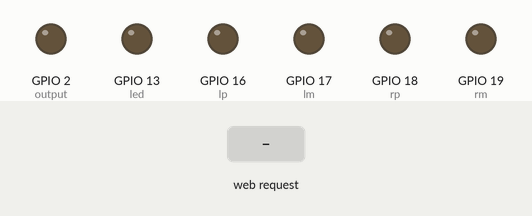
Recording of a sketch running on a simulated ESP32. Shown: output pins drawn as LEDs (lit = HIGH). The test bench sets the inputs (shaded band). WiFi joins after 1.5 s; servers stay silent unless stated; what the sketch prints to the serial monitor is not drawn.

Above: at 2.7 s.
2.8 s: HTTP request GET /stepright received
At 4.7 s:
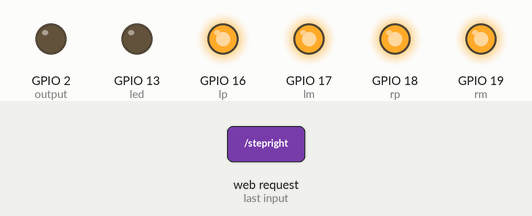
5.3 s: HTTP request GET /moveright received
At 5.9 s:
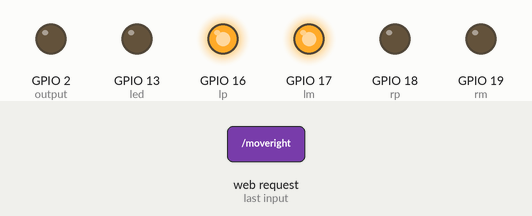
6.8 s: HTTP request GET /moveleft received
At 7.1 s:
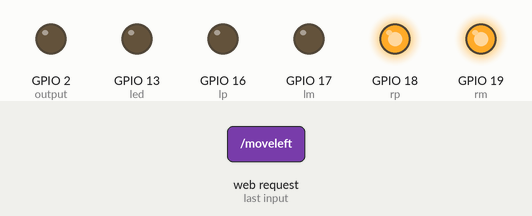
8.3 s: HTTP request GET /stepleft received
At 10.1 s:
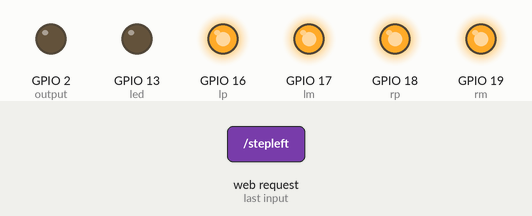
10.8 s: HTTP request GET /moveforward received
At 11.3 s:
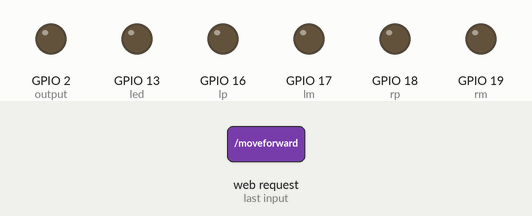
Timing chart, 0 to 13.3 s (numbered marks = the images above; inputs shaded):
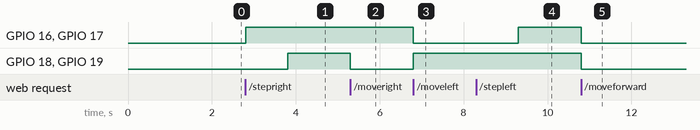

Measured:
- after the input at 2.8 s, GPIO 16 (lp), GPIO 17 (lm): LOW → HIGH at once; GPIO 18 (rp), GPIO 19 (rm): LOW → HIGH after 1.0 s
- after the input at 5.3 s, GPIO 18 (rp), GPIO 19 (rm): HIGH → LOW at once
- after the input at 6.8 s, GPIO 16 (lp), GPIO 17 (lm): HIGH → LOW at once; GPIO 18 (rp), GPIO 19 (rm): LOW → HIGH at once
- after the input at 8.3 s, GPIO 16 (lp), GPIO 17 (lm): LOW → HIGH after 1.0 s
- after the input at 10.8 s, GPIO 16 (lp), GPIO 17 (lm), GPIO 18 (rp), GPIO 19 (rm): HIGH → LOW at once

The sketch:

Async_Demo_slider_cleaner.ino
```cpp
 /*
  AsyncElegantOTA Demo Example - This example will work for both ESP8266 & ESP32 microcontrollers.
  -----
  Author: Ayush Sharma ( https://github.com/ayushsharma82 )

  Important Notice: Star the repository on Github if you like the library! :)
  Repository Link: https://github.com/ayushsharma82/AsyncElegantOTA
*/

#if defined(ESP8266)
  #include <ESP8266WiFi.h>
  #include <ESPAsyncTCP.h>
#elif defined(ESP32)
  #include <WiFi.h>
  #include <AsyncTCP.h>
#endif

#include <ESPAsyncWebServer.h>
#include <AsyncElegantOTA.h>

const char* ssid = "********";
const char* password = "********";
const char* ssid2 = "********";
const char* password2 = "********";

const int output = 2;

String sliderValue = "0";

// setting PWM properties
const int freq = 5000;
const int ledChannel = 0;
const int resolution = 8;

const char* PARAM_INPUT = "value";

AsyncWebServer server(80);

const char index_html[] PROGMEM = R"rawliteral(
<!DOCTYPE HTML><html>
<head>
  <meta name="viewport" content="width=device-width, initial-scale=1">
  <title>ESP Web Server</title>
  <style>
    html {font-family: Arial; display: inline-block; text-align: center;}
    h2 {font-size: 2.3rem;}
    p {font-size: 1.9rem;}
    body {max-width: 400px; margin:0px auto; padding-bottom: 25px;}
    .slider { -webkit-appearance: none; margin: 14px; width: 360px; height: 25px; background: #FFD65C;
      outline: none; -webkit-transition: .2s; transition: opacity .2s;}
    .slider::-webkit-slider-thumb {-webkit-appearance: none; appearance: none; width: 35px; height: 35px; background: #003249; cursor: pointer;}
    .slider::-moz-range-thumb { width: 35px; height: 35px; background: #003249; cursor: pointer; }
  </style>
</head>
<body>
  <h2>ESP Web Server</h2>
  <p><span id="textSliderValue">%SLIDERVALUE%</span></p>
  <p><input type="range" onchange="updateSliderPWM(this)" id="pwmSlider" min="0" max="255" value="%SLIDERVALUE%" step="1" class="slider"></p>
<script>
function updateSliderPWM(element) {
  var sliderValue = document.getElementById("pwmSlider").value;
  document.getElementById("textSliderValue").innerHTML = sliderValue;
  console.log(sliderValue);
  var xhr = new XMLHttpRequest();
  xhr.open("GET", "/slider?value="+sliderValue, true);
  xhr.send();
}
</script>
</body>
</html>
)rawliteral";

// Replaces placeholder with button section in your web page
String processor(const String& var){
  //Serial.println(var);
  if (var == "SLIDERVALUE"){
    return sliderValue;
  }
  return String();
}

  char temp[600];

const int led = 13;
const int lp = 16;
const int lm = 17;
const int rp = 18;
const int rm = 19;

const int output1 = lp;
const int output2 = rp;

String sliderValue1 = "0";
String sliderValue2 = "0";

// setting PWM properties
//const int freq = 5000;
const int ledChannel1 = 1;
const int ledChannel2 = 2;
//const int resolution = 8;

void setup(void) {
  snprintf(temp, 600,

           "<html>\
  <head>\
    <meta http-equiv='refresh' content='5'/>\
    <title>ESP32 Cleaner</title>\
    <style>\
      body { background-color: #cccccc; font-family: Arial, Helvetica, Sans-Serif; Color: #000088; }\
    </style>\
  </head>\
  <body>\
    <a href=\"/stepleft\"><h1>Step Left</h1></a>\
    <a href=\"/stepforward\"><h1>Step Froward</h1></a>\
    <a href=\"/stepright\"><h1>Step Right</h1></a>\
    <a href=\"/moveleft\"><h1>Move Left</h1></a>\
    <a href=\"/moveforward\"><h1>Move Froward</h1></a>\
    <a href=\"/moveright\"><h1>Move Right</h1></a>\
    <a href=\"/stop\"><h1>Stop</h1></a>\
  </body>\
</html>");

  pinMode(led, OUTPUT);
  pinMode(lp, OUTPUT);
  pinMode(lm, OUTPUT);
  pinMode(rp, OUTPUT);
  pinMode(rm, OUTPUT);
  digitalWrite(led, 0);
  digitalWrite(lp, 0);
  digitalWrite(lm, 0);
  digitalWrite(rp, 0);
  digitalWrite(rm, 0);

  Serial.begin(115200);

  // configure LED PWM functionalitites
  ledcSetup(ledChannel, freq, resolution);

  // attach the channel to the GPIO to be controlled
  ledcAttachPin(output, ledChannel);

  ledcWrite(ledChannel, sliderValue.toInt());

  // configure LED PWM functionalitites
  ledcSetup(ledChannel1, freq, resolution);

  // attach the channel to the GPIO to be controlled
  ledcAttachPin(output1, ledChannel1);

  ledcWrite(ledChannel1, sliderValue1.toInt());

  // configure LED PWM functionalitites
  ledcSetup(ledChannel2, freq, resolution);

  // attach the channel to the GPIO to be controlled
  ledcAttachPin(output2, ledChannel2);

  ledcWrite(ledChannel2, sliderValue2.toInt());

  WiFi.mode(WIFI_STA);
  WiFi.begin(ssid, password);
  Serial.println("");

  // Wait for connection
  int reconnect=0;
//  Serial.println("");
  int connection_fail=0;
  // Wait for connection
  while (WiFi.status() != WL_CONNECTED) {
    delay(500);
    Serial.print(".");
    connection_fail=connection_fail+1;
    if(connection_fail%10==0)
    {
      if(connection_fail/10%2==0)
      {
        WiFi.begin(ssid, password);
      }
      else
      {
        WiFi.begin(ssid2, password2);
      }
    }
    reconnect=1;
  }
  if(reconnect)
  {
    Serial.println("");
    Serial.print("Connected to ");
    Serial.println(ssid);
    Serial.print("IP address: ");
    Serial.println(WiFi.localIP());
  }

//  server.on("/", HTTP_GET, [](AsyncWebServerRequest *request) {
//    request->send(200, "text/plain", "Hi! This is a sample response.");
//  });

  AsyncElegantOTA.begin(&server);    // Start AsyncElegantOTA


  server.on("/stepright", HTTP_GET, [](AsyncWebServerRequest *request){
    digitalWrite(rp, 0);
    digitalWrite(rm, 0);
    digitalWrite(lp, 1);
    digitalWrite(lm, 1);
    request->send(200, "text/html", temp);
    delay(1000);
    digitalWrite(rp, 1);
    digitalWrite(rm, 1);
  });
  server.on("/stepleft", HTTP_GET, [](AsyncWebServerRequest *request){
    digitalWrite(lp, 0);
    digitalWrite(lm, 0);
    digitalWrite(rp, 1);
    digitalWrite(rm, 1);
    request->send(200, "text/html", temp);
    delay(1000);
    digitalWrite(lp, 1);
    digitalWrite(lm, 1);
  });
  server.on("/stepforward", HTTP_GET, [](AsyncWebServerRequest *request){
    digitalWrite(rp, 0);
    digitalWrite(rm, 0);
    digitalWrite(lp, 0);
    digitalWrite(lm, 0);
    request->send(200, "text/html", temp);
    delay(1000);
    digitalWrite(rp, 1);
    digitalWrite(rm, 1);
    digitalWrite(lp, 1);
    digitalWrite(lm, 1);
  });
  server.on("/moveright", HTTP_GET, [](AsyncWebServerRequest *request){
    digitalWrite(rp, 0);
    digitalWrite(rm, 0);
    digitalWrite(lp, 1);
    digitalWrite(lm, 1);
    request->send(200, "text/html", temp);
  });
  server.on("/moveleft", HTTP_GET, [](AsyncWebServerRequest *request){
    digitalWrite(lp, 0);
    digitalWrite(lm, 0);
    digitalWrite(rp, 1);
    digitalWrite(rm, 1);
    request->send(200, "text/html", temp);
  });
  server.on("/moveforward", HTTP_GET, [](AsyncWebServerRequest *request){
    digitalWrite(rp, 0);
    digitalWrite(rm, 0);
    digitalWrite(lp, 0);
    digitalWrite(lm, 0);
    request->send(200, "text/html", temp);
  });
  server.on("/stop", HTTP_GET, [](AsyncWebServerRequest *request){
    digitalWrite(rp, 1);
    digitalWrite(rm, 1);
    digitalWrite(lp, 1);
    digitalWrite(lm, 1);
    request->send(200, "text/html", temp);
  });


  // Route for root / web page
  server.on("/", HTTP_GET, [](AsyncWebServerRequest *request){
    request->send_P(200, "text/html", index_html, processor);
  });

  // Send a GET request to <ESP_IP>/slider?value=<inputMessage>
  server.on("/slider", HTTP_GET, [] (AsyncWebServerRequest *request) {
    String inputMessage;
    // GET input1 value on <ESP_IP>/slider?value=<inputMessage>
    if (request->hasParam(PARAM_INPUT)) {
      inputMessage = request->getParam(PARAM_INPUT)->value();
      sliderValue = inputMessage;
      ledcWrite(ledChannel, sliderValue.toInt());

      //255*0/4 lc1=0 lc2=255
      //255*1/4 lc1=0 lc2=127
      //255*2/4 lc1=0 lc2=0
      //255*3/4 lc1=127 lc2=0
      //255*4/4 lc1=255 lc2=0
      if(sliderValue.toInt()<255/2)
      {
        ledcWrite(ledChannel1, 0);
        ledcWrite(ledChannel2, 255-sliderValue.toInt()*2);
      }
      if(sliderValue.toInt()==255/2)
      {
        ledcWrite(ledChannel1, 0);
        ledcWrite(ledChannel2, 0);
      }
      if(sliderValue.toInt()>255/2)
      {
        ledcWrite(ledChannel1, sliderValue.toInt()*2-255);
        ledcWrite(ledChannel2, 0);
      }
    }
    else {
      inputMessage = "No message sent";
    }
    Serial.println(inputMessage);
    request->send(200, "text/plain", "OK");
  });

  server.begin();
  Serial.println("HTTP server started");
}

void loop(void) {
  int reconnect=0;
//  Serial.println("");
  int connection_fail=0;
  // Wait for connection
  while (WiFi.status() != WL_CONNECTED) {
    delay(500);
    Serial.print(".");
    connection_fail=connection_fail+1;
    if(connection_fail%10==0)
    {
      if(connection_fail/10%2==0)
      {
        WiFi.begin(ssid, password);
      }
      else
      {
        WiFi.begin(ssid2, password2);
      }
    }
    reconnect=1;
  }
  if(reconnect)
  {
    Serial.println("");
    Serial.print("Connected to ");
    Serial.println(ssid);
    Serial.print("IP address: ");
    Serial.println(WiFi.localIP());
  }
}
```
